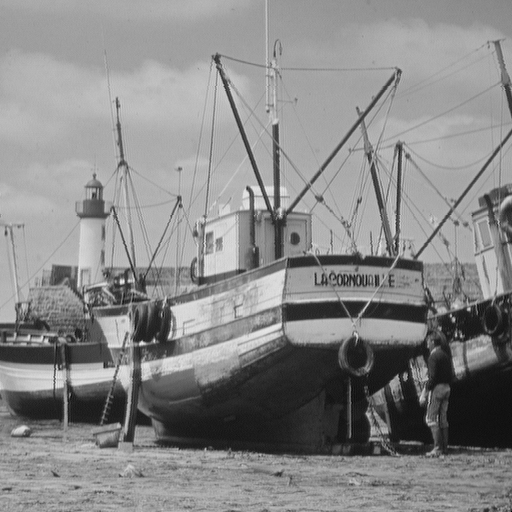
#> input picture notebooks_EN/images/boat.tif, 512 x 512 px
$ jupyter execute 'Lecture 06 - Spatial filtering - Low-pass filters (Part 2).ipynb'
#> lines starting #> are read from the running program, lines starting #| are printed output that depends on the picture
SIN-392 - Introduction to Digital Image Processing (2023-1)

# Lecture 06 - Spatial filtering - Low-pass filters (Part 2)

Prof. João Fernando Mari ([*joaofmari.github.io*](https://joaofmari.github.io/))

-----

## Importing the libraries

[cell 1]
import numpy as np

from scipy import ndimage as ndi

from skimage import util, filters

import matplotlib
import matplotlib.pyplot as plt
from mpl_toolkits.mplot3d import Axes3D

### %matplotlib notebook

## Creating a simple image

[cell 2]
img_simple = np.array([[ 0, 0, 0, 0, 6, 1, 7, 0],
                       [ 0, 7, 7, 7, 0, 6, 1, 7],
                       [ 0, 7, 0, 0, 7, 0, 6, 1],
                       [ 0, 7, 0, 0, 1, 7, 0, 6],
                       [ 0, 7, 7, 0, 0, 0, 0, 0],
                       [ 0, 7, 7, 0, 7, 7, 7, 7],
                       [ 0, 7, 7, 0, 0, 0, 0, 0],
                       [ 0, 0, 0, 0, 7, 7, 7, 7]])

# Print the image
print(img_simple)

### Plotting the image

[cell 3]
plt.figure()
plt.imshow(img_simple, cmap='gray', vmin=0, vmax=7)
plt.colorbar()
plt.show()

### Mean filter with kernel 3 x 3

[cell 4]
# Mean kernel with size 3 x 3
w_avg_3 = np.ones([3, 3]) / (3 * 3)

# Print the kernel
with np.printoptions(precision=4, suppress=True):
    print(w_avg_3)

[cell 5]
# Convert to float to analyze the result with decimal places.
img_simple_ = img_simple.astype(float)

# Apply convolution
img_avg_3 = ndi.convolve(img_simple_, w_avg_3, mode='constant', cval=0)

# Plot the output image
with np.printoptions(precision=4, suppress=True):
    print(img_avg_3)

### Plot the image

[cell 6]
plt.figure()
plt.imshow(img_avg_3, cmap='gray', vmin=0, vmax=7)

plt.show()

### Analyzing the pixel (1, 1) and its neighborhood

[cell 7]
img_simple_11 = img_simple[0:3, 0:3]

print(img_simple_11)

[cell 8]
img_avg_3_11 = img_avg_3[0:3, 0:3]

with np.printoptions(precision=4, suppress=True):
    print(img_avg_3_11)

[cell 9]
teste = img_simple_11.sum() / 9

print(teste)

## The mean filter with different mask sizes

### Loading a real image

[cell 10]
img_gray = plt.imread('./images/boat.tif')
#> img_gray is the input picture: shape (512, 512); min 0, max 239, mean 136.1

# Information about the images
print(img_gray.shape, img_gray.dtype, img_gray.min(), img_gray.max())
#| (512, 512) uint8 0 239

[cell 11]
plt.figure()
plt.imshow(img_gray, cmap='gray')
plt.colorbar()

### Let's make the image "worse" with Gaussian noise

[cell 12]
img_gray = util.img_as_ubyte(util.random_noise(img_gray, mode='gaussian'))
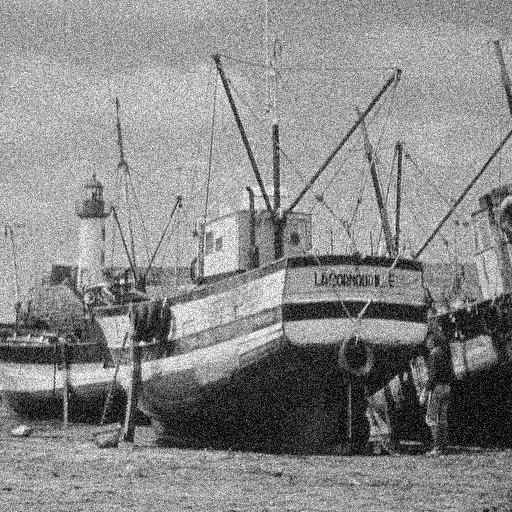
#> img_gray: shape (512, 512); min 0, max 255, mean 136.3

[cell 13]
plt.figure()
plt.imshow(img_gray, cmap='gray')
plt.colorbar()

### Applying the mean filter with sizes 3, 5, 9 and 15

[cell 14]
mask_size_list = [3, 5, 9, 15]

[cell 15]
mask_list = []
img_avg_list = []

for mask_size in mask_size_list:
    mask_temp = np.ones([mask_size, mask_size]) / (mask_size * mask_size)
    mask_list.append(mask_temp)

    img_avg_temp = ndi.convolve(img_gray, mask_temp)
    img_avg_list.append(img_avg_temp)
#> this loop made 4 passes
#> pass 3, `img_avg_temp = ndi.convolve(img_gray, mask_temp)`:
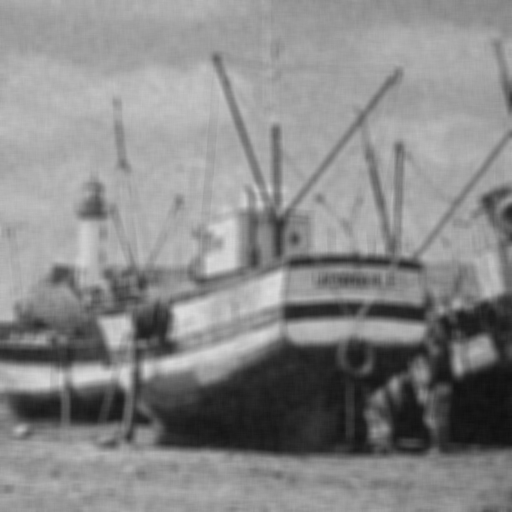
#> img_avg_temp: shape (512, 512); min 15, max 220, mean 135.8
#> after the loop, img_avg_list = 4 items; mask_list = 4 items

### Printing the kernels

[cell 16]
for mask_size, mask in zip(mask_size_list, mask_list):
    print('\n Máscara %d x %d' % (mask_size, mask_size))
    with np.printoptions(precision=4, suppress=True):
        print(mask)
#> this loop made 4 passes
#> mask_size on passes 1 to 4: 3, 5, 9, 15
#> (printed output is left out)

### Cropping a region of interest in the images

[cell 17]
img_rdi_list = []

for img_avg in img_avg_list:
    img_rdi_temp = img_avg[190:250, 190:250]

    img_rdi_list.append(img_rdi_temp)
#> after the loop, img_rdi_list = 4 items

#### Plotting the images and regions of interest

[cell 18]
fig, ax  = plt.subplots(4, 2, figsize=(9, 12))
for i, (img_avg, img_rdi) in enumerate(zip(img_avg_list, img_rdi_list)):

    ax[i,0].imshow(img_avg, cmap='gray', vmin=0, vmax=255)
    ax[i,0].axis('off')

    ax[i,1].imshow(img_rdi, cmap='gray', vmin=0, vmax=255, interpolation='nearest')
    ax[i,0].axis('off')

plt.show()

## Gaussian Filter

### Create a 2D Gaussian function

<font size="5">
$$G(x, y) = \frac{1}{\sqrt{2\pi\sigma}}e^{- \frac{{x^2}+{y^2}}{2\sigma^2}}$$</font>
<br />

[cell 19]
def gaussiana(sigma=1):
    # Mask size: sigma x 6 + 1
#> called with sigma = 1
    mask_size = sigma * 6 + 1

    img_temp = np.zeros([mask_size, mask_size])

    for x in range(mask_size):
        for y in range(mask_size):
            x_ = x - (mask_size - 1) / 2
            y_ = y - (mask_size - 1) / 2

            img_temp[x, y] = (1 / np.sqrt((2 * np.pi * sigma))) * np.exp( - (x_**2. + y_**2.) / (2 * sigma ** 2))

    return img_temp

[cell 20]
# Gaussian function with sigma = 1
mask_gauss_1 = gaussiana(1)

with np.printoptions(precision=3, suppress=True):
    print(mask_gauss_1)

[cell 21]
plt.figure()
plt.imshow(mask_gauss_1, cmap='gray')
plt.colorbar()

### Applying Gaussian filters with different standard deviations

[cell 22]
sigmas_list = [1, 2, 4, 8]

w_gauss_list = []
for sigma in sigmas_list:
    w_gauss_temp = gaussiana(sigma)
    w_gauss_list.append(w_gauss_temp)

[cell 23]
fig, ((ax1, ax2), (ax3, ax4)) = plt.subplots(2, 2, figsize=(9, 9))

img_ = ax1.imshow(w_gauss_list[0], cmap='gray', interpolation='nearest')
img_ = ax2.imshow(w_gauss_list[1], cmap='gray', interpolation='nearest')
img_ = ax3.imshow(w_gauss_list[2], cmap='gray', interpolation='nearest')
img_ = ax4.imshow(w_gauss_list[3], cmap='gray', interpolation='nearest')

plt.show()

[cell 24]
fig = plt.figure(figsize=(9, 9))

for i, mask in enumerate(w_gauss_list):
    ax = fig.add_subplot(2, 2, i+1, projection='3d')

    # Create the x and y coordinate arrays.
    xx, yy = np.mgrid[0:mask.shape[0], 0:mask.shape[1]]


    ax.plot_surface(xx, yy, mask ,rstride=1, cstride=1, cmap='gray', linewidth=0)

plt.show()

[cell 25]
img_gauss_list = []

for sigma, w_gauss in zip(sigmas_list, w_gauss_list):
    # The sum of the mask coefficients must be 1.
    # -------------------------------------------
    w_gauss_ = w_gauss / w_gauss.sum()

    # TEST
    print(sigma, w_gauss.sum(), w_gauss_.sum())

    img_gauss_temp = ndi.convolve(img_gray, w_gauss_)
    img_gauss_list.append(img_gauss_temp)
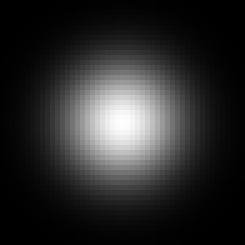
#> w_gauss_: shape (49, 49) float64 (shown 5 times larger); min 3.08e-07, max 0.0025, mean 0.000416; drawn with min black and max white
#> after the loop, img_gauss_list = 4 items

### Recorta regiões de interesse nas imagens

[cell 26]
img_gauss_rdi_list = []

for img_gauss in img_gauss_list:
    img_gauss_rdi = img_gauss[190:250, 190:250]

    img_gauss_rdi_list.append(img_gauss_rdi)
#> after the loop, img_gauss_rdi_list = 4 items

[cell 27]
fig, ax  = plt.subplots(4, 2, figsize=(9, 12))
for i, (img_gauss, img_gauss_rdi) in enumerate(zip(img_gauss_list, img_gauss_rdi_list)):

    ax[i,0].imshow(img_gauss, cmap='gray', vmin=0, vmax=255)

    ax[i,1].imshow(img_gauss_rdi, cmap='gray', vmin=0, vmax=255, interpolation='nearest')

plt.show()
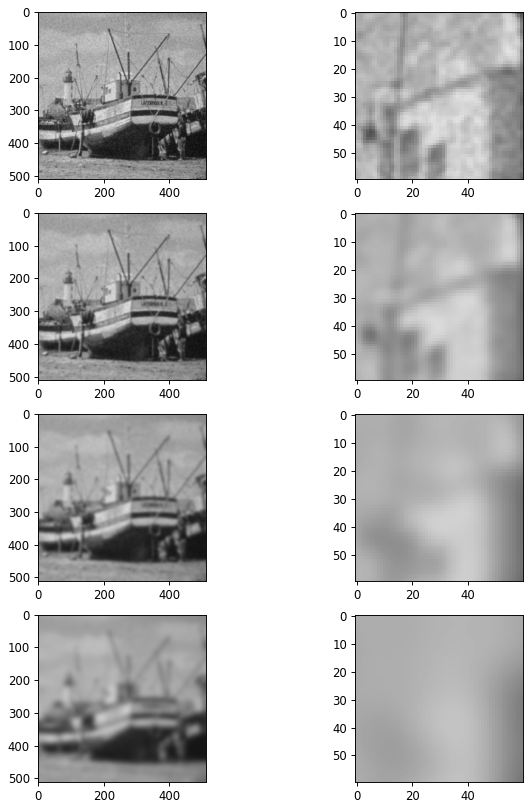
#> figure drawn by matplotlib, 8 panels

### Gaussian Filter - scikit-image

[cell 28]
img_gauss_sk = util.img_as_ubyte(filters.gaussian(img_gray, sigma=2))

[cell 29]
fig, ax  = plt.subplots(1,2, figsize=(9, 5))
ax[0].imshow(img_gauss_sk, cmap='gray', vmin=0, vmax=255)

ax[1].imshow(img_gauss_sk[190:250, 190:250], cmap='gray', vmin=0, vmax=255, interpolation='nearest')

plt.show()

## Median filter
----

* Non-linear operation, cannot be applied using convolution

### Salt and pepper noise

[cell 30]
img_gray_sp = util.img_as_ubyte(util.random_noise(img_gray, mode='s&p'))
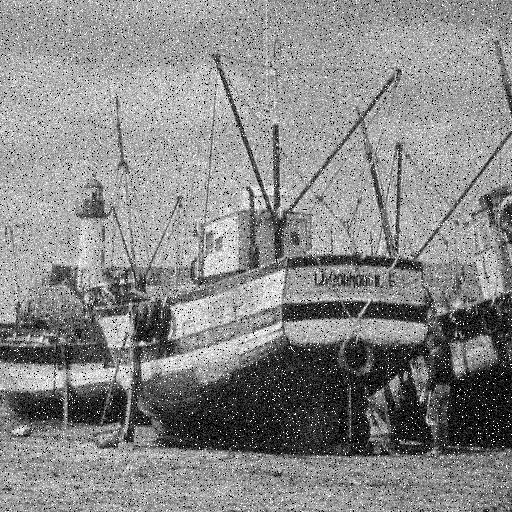
#> img_gray_sp: shape (512, 512); min 0, max 255, mean 135.8

[cell 31]
fig, ax  = plt.subplots(1, 2, figsize=(9, 5))
ax[0].imshow(img_gray_sp, cmap='gray', vmin=0, vmax=255)
ax[1].imshow(img_gray_sp[190:250, 190:250], cmap='gray', vmin=0, vmax=255, interpolation='nearest')
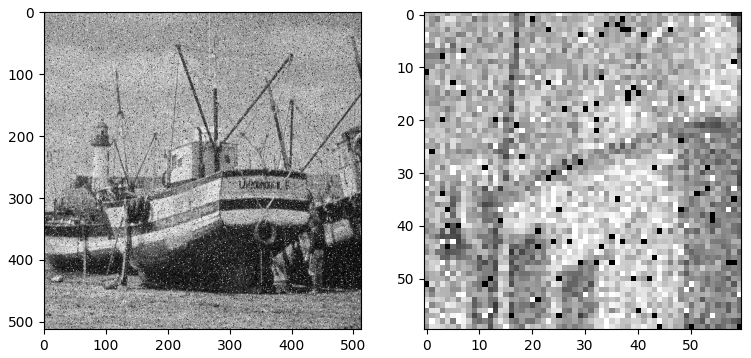
#> figure drawn by matplotlib, 2 panels

### Trying with average filter

[cell 32]
img_gray_sp_avg = ndi.convolve(img_gray_sp, np.ones([5,5])/25)

#### Plotting the image

[cell 33]
fig, ax  = plt.subplots(1, 2, figsize=(9, 5))
ax[0].imshow(img_gray_sp_avg, cmap='gray', vmin=0, vmax=255)
ax[1].imshow(img_gray_sp_avg[190:250, 190:250], cmap='gray', vmin=0, vmax=255, interpolation='nearest')

[cell 34]
## SELECT THE IMAGE
img_gray_ = img_gray_sp

[cell 35]
def get_neigh_2(img, x, y, neigh=3):
    """
    Gets the neighborhood values of a pixel
    """
#> called with img = array of shape (8, 8), x = 2, y = 3, neigh = 3
    neigh_out = []
    neigh_ = int((neigh - 1) // 2)
    for i in range(x-neigh_, x+neigh_+1):
        for j in range(y-neigh_, y+neigh_+1):
            val = img[i, j]
            neigh_out.append(val)

    return np.array(neigh_out)

[cell 36]
# TEST
out = get_neigh_2(img_simple, 2,3)

print(img_simple)
print('\n(2,3)')
print(out)

[cell 37]
# Note: This is a simple implementation for educational purposes.
#       It is not the most efficient way of calculating a median filter.

mask_size = 3

# Padding the image
pad_size = (mask_size - 1) // 2
### img_pad = util.pad(img_gray_, pad_size, mode='constant', constant_values=(0, 0))
img_pad = np.pad(img_gray_, pad_size, mode='constant', constant_values=(0, 0))
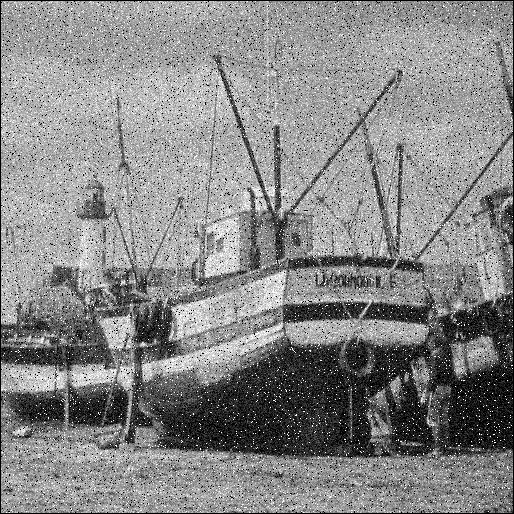
#> img_pad: shape (514, 514); min 0, max 255, mean 134.8
# TEST
print('\n' + str(mask_size))
print(img_pad.shape)
#| (514, 514)
print(img_pad[0:6, 0:6])
#| [[  0   0   0   0   0   0]
#|  [  0 155 124 187 171 174]
#|  [  0   0 174 138 255 191]
#|  [  0 154 194 122 166 198]
#|  [  0 176 184 161 151 167]
#|  [  0 169 161 116 129 255]]

# Output image with the same size as the padded image
img_out = np.zeros(img_pad.shape)

for i in range(pad_size, img_gray_.shape[0]-pad_size):
    for j in range(pad_size, img_gray_.shape[1]-pad_size):
        # Obtém a izinhança do pixel
        n = get_neigh_2(img_pad, i, j, neigh=mask_size)

        # Compute the median
        result = np.median(n)
        img_out[i, j] = result
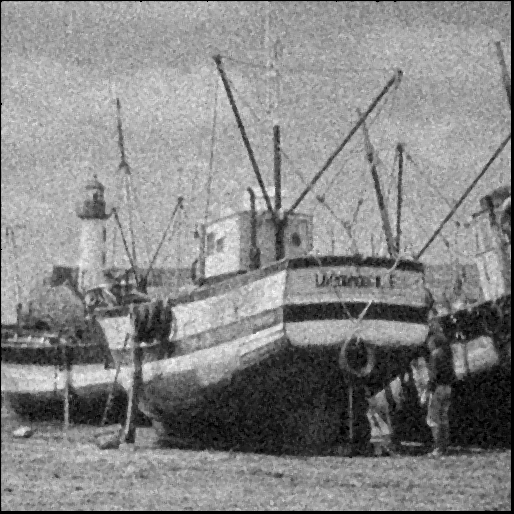
#> img_out: shape (514, 514) float64; min 0, max 254, mean 134.1

        # Other common non-linear filters
        # Maximum (uncomment)
        # --------------------
        ###### img_out[i, j] = n.max()
        # Minimum (uncomment)
        # --------------------
        ####### img_out[i, j] = n.min()

# Remove paddings
img_out = img_out[pad_size:img_pad.shape[0]-pad_size, pad_size:img_pad.shape[1]-pad_size]
#> img_out: shape (512, 512) float64
print(img_out.shape)
#| (512, 512)

[cell 38]
fig, ax  = plt.subplots(3, 2, figsize=(9, 9))

ax[0,0].imshow(img_gray_sp, cmap='gray', vmin=0, vmax=255)
ax[0,1].imshow(img_gray_sp[190:250, 190:250], cmap='gray', vmin=0, vmax=255, interpolation='nearest')

ax[1,0].imshow(img_gray_sp_avg, cmap='gray', vmin=0, vmax=255)
ax[1,1].imshow(img_gray_sp_avg[190:250, 190:250], cmap='gray', vmin=0, vmax=255, interpolation='nearest')

ax[2,0].imshow(img_out, cmap='gray', vmin=0, vmax=255)
ax[2,1].imshow(img_out[190:250, 190:250], cmap='gray', vmin=0, vmax=255, interpolation='nearest')
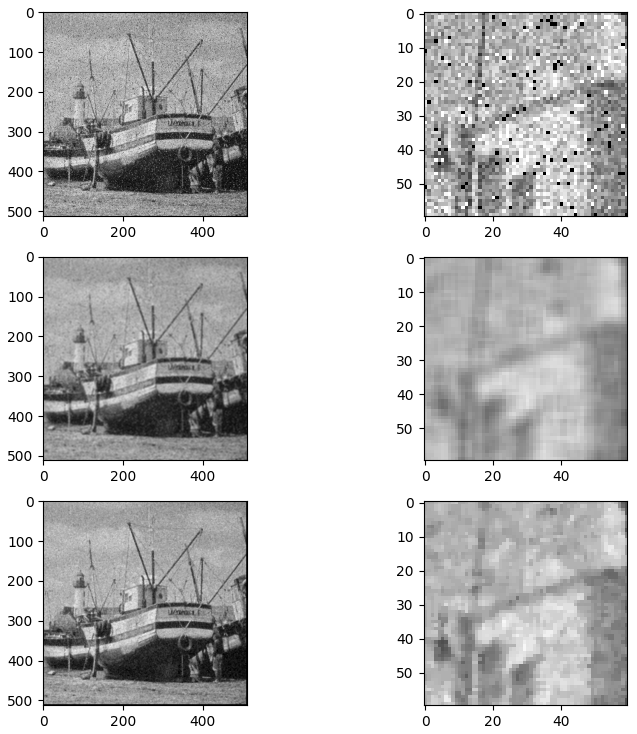
#> figure drawn by matplotlib, 6 panels

### Median filter using scikit-image

[cell 39]
# We will apply the median filter with the following mask sizes.
mask_size_list = [3, 5, 7, 9]

# List that will contain the filtering results.
img_median_list = []

for mask_size in mask_size_list:
    img_median = filters.median(img_gray_, np.ones([mask_size,mask_size]))

    img_median_list.append(img_out)

[cell 40]
img_median_rdi_list = []

for img_median in img_median_list:
    img_median_rdi = img_median[190:250, 190:250]

    img_median_rdi_list.append(img_median_rdi)
#> this loop made 4 passes
#> pass 1, `img_median_rdi = img_median[190:250, 190:250]`:
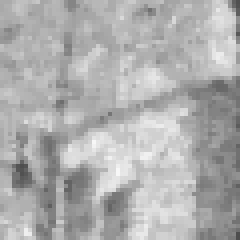
#> img_median_rdi: shape (60, 60) float64 (shown 4 times larger); min 78, max 247, mean 174.3

[cell 41]
fig, ax  = plt.subplots(4, 2, figsize=(9, 12))
for i, (img_median, img_median_rdi) in enumerate(zip(img_median_list, img_median_rdi_list)):

    ax[i,0].imshow(img_median, cmap='gray', vmin=0, vmax=255)

    ax[i,1].imshow(img_median_rdi, cmap='gray', vmin=0, vmax=255, interpolation='nearest')

plt.show()

## Comparison between filters: mean Vs. Gaussian Vs. median

[cell 42]
# [mean 3x3, Gaussian sigma=1 (7x7), median 3x3]
img_full_list = [img_avg_list[0], img_gauss_list[0], img_median_list[0]]

img_rdi_list_ = [img_rdi_list[0], img_gauss_rdi_list[0], img_median_rdi_list[0]]

fig, ax  = plt.subplots(3, 2, figsize=(9, 9))
for i, (img_, img_rdi_) in enumerate(zip(img_full_list, img_rdi_list_)):

    ax[i,0].imshow(img_, cmap='gray', vmin=0, vmax=255)

    ax[i,1].imshow(img_rdi_, cmap='gray', vmin=0, vmax=255, interpolation='nearest')
#> this loop made 3 passes

plt.show()
